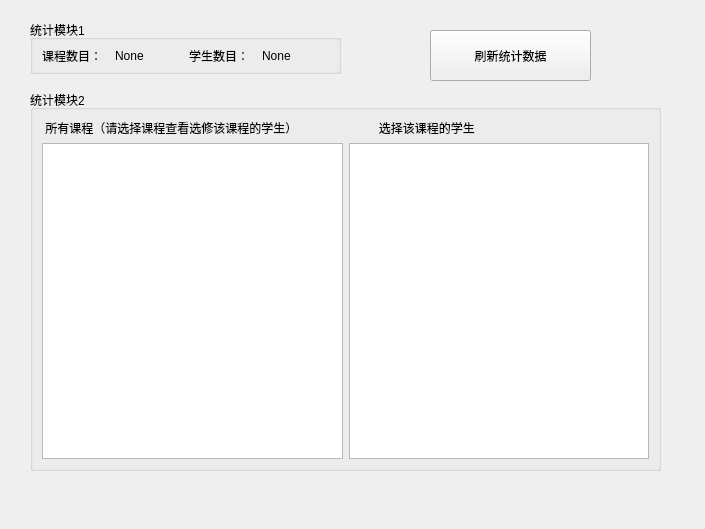
<?xml version="1.0" encoding="UTF-8"?>
<ui version="4.0">
 <class>DataStatistics</class>
 <widget class="QWidget" name="DataStatistics">
  <property name="geometry">
   <rect>
    <x>0</x>
    <y>0</y>
    <width>705</width>
    <height>529</height>
   </rect>
  </property>
  <property name="windowTitle">
   <string>Form</string>
  </property>
  <widget class="QGroupBox" name="groupBox">
   <property name="geometry">
    <rect>
     <x>30</x>
     <y>20</y>
     <width>311</width>
     <height>54</height>
    </rect>
   </property>
   <property name="title">
    <string>统计模块1</string>
   </property>
   <layout class="QHBoxLayout" name="horizontalLayout">
    <item>
     <widget class="QLabel" name="label_2">
      <property name="text">
       <string>课程数目：</string>
      </property>
     </widget>
    </item>
    <item>
     <widget class="QLabel" name="label_Course">
      <property name="text">
       <string>None</string>
      </property>
     </widget>
    </item>
    <item>
     <widget class="QLabel" name="label">
      <property name="text">
       <string>学生数目：</string>
      </property>
     </widget>
    </item>
    <item>
     <widget class="QLabel" name="label_Student">
      <property name="text">
       <string>None</string>
      </property>
     </widget>
    </item>
   </layout>
  </widget>
  <widget class="QGroupBox" name="groupBox_2">
   <property name="geometry">
    <rect>
     <x>30</x>
     <y>90</y>
     <width>631</width>
     <height>381</height>
    </rect>
   </property>
   <property name="title">
    <string>统计模块2</string>
   </property>
   <layout class="QGridLayout" name="gridLayout">
    <item row="1" column="0">
     <widget class="QTableView" name="tableView_Course"/>
    </item>
    <item row="1" column="1">
     <widget class="QTableView" name="tableView_Student"/>
    </item>
    <item row="0" column="0">
     <widget class="QLabel" name="label_3">
      <property name="text">
       <string> 所有课程（请选择课程查看选修该课程的学生）</string>
      </property>
     </widget>
    </item>
    <item row="0" column="1">
     <widget class="QLabel" name="label_4">
      <property name="text">
       <string>         选择该课程的学生</string>
      </property>
     </widget>
    </item>
   </layout>
  </widget>
  <widget class="QPushButton" name="btn_Fresh">
   <property name="geometry">
    <rect>
     <x>430</x>
     <y>30</y>
     <width>161</width>
     <height>51</height>
    </rect>
   </property>
   <property name="text">
    <string>刷新统计数据</string>
   </property>
  </widget>
 </widget>
 <resources/>
 <connections/>
</ui>
